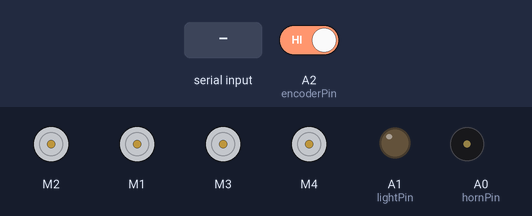
The sketch below on a simulated Arduino Uno, built with avr-gcc and run on an emulated ATmega328P. On the bench: 4 × DC motor (green arrow = forward, orange = backward, longer = faster), output pins drawn as LEDs (lit = HIGH), buzzer (waves = sounding, pin HIGH). Inputs (shaded band) come from the test bench; at power-on: A2 (encoderPin) HIGH.

Above: at 1.2 s.
1.3 s: "90:45:200\n" received over Serial
At 2.3 s:
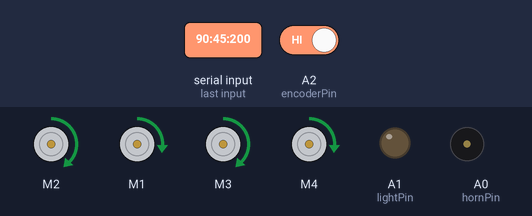
2.8 s: "30:150:10\n" received over Serial
At 3.4 s:
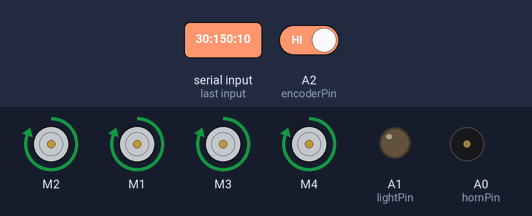
Timing chart, 0 to 5.8 s (numbered marks = the images above; inputs shaded):
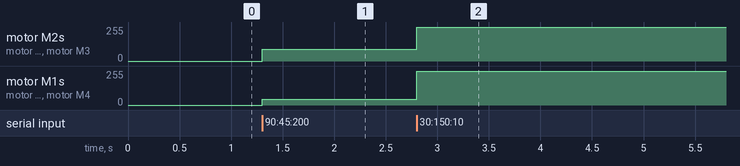

Measured:
- after the input at 1.3 s, motor M2, motor M3: stopped → forward 90/255 at once; motor M1, motor M4: stopped → forward 45/255 at once
- after the input at 2.8 s, motor M2, motor M3: forward 90/255 → forward 255/255 at once; motor M1, motor M4: forward 45/255 → forward 255/255 at once

The sketch:

Serial_Motor_Control_With_PID.ino
```cpp
/*
*  For: VRBot Personal Project
*  Version: 2.0
*  By: Tyler Gragg
*  Start Date: 10/01/2019
*/
#include <string.h>
#include <AFMotor.h>

// Pin inputs
int hornPin = A0;
int lightPin = A1;
int encoderPin = A2;

// Motors
AF_DCMotor FL(2);
AF_DCMotor FR(1);
AF_DCMotor BL(3);
AF_DCMotor BR(4);

// Data from Serial Connection
int leftData = 0;
int rightData = 0;
int hornData = 0;
int lightData = 0;
int rotaryData = 0;
int lastRotaryData = 0; //(Not serial, but used for rotary calculations)

const byte numChars = 32;
char receivedChars[numChars];   // an array to store the received data

boolean newData = false;

//Encoder
const int numReadings = 10;

float readings[numReadings];
float average = 0;
float total = 0;
int readingIndex = 0;

bool curState = 0;
bool prevState = 0;

float timeDiff = 0;
float lastSwitchTime = 0;

float revPerSec = 0;

float timeoutThresh = 300;

// PID
unsigned long currentTime;
double elapsedTime;
unsigned long previousTime;

float error;
float cumError;

float rateError;
float lastError;

float kp = 12;
float ki = 0.007;
float kd = .02;

float output;
float pidControl;

void setup() {
  Serial.begin(115200);

  // Motor Setup
  FL.setSpeed(200);
  FR.setSpeed(200);
  BL.setSpeed(200);
  BR.setSpeed(200);

  FL.run(RELEASE);
  FR.run(RELEASE);
  BL.run(RELEASE);
  BR.run(RELEASE);

  // Horn and Light setup
  pinMode(hornPin, OUTPUT);
  pinMode(lightPin, OUTPUT);

  // Encoder Setup
  pinMode(encoderPin, INPUT);
  digitalWrite(encoderPin, HIGH);

  prevState =  digitalRead(encoderPin);
  lastSwitchTime = millis();
  currentTime = millis();
  previousTime = currentTime;

}

// Turn right motor forword
void rightF() {
  FR.run(FORWARD);
  BR.run(FORWARD);
}

// Turn left motor forword
void leftF() {
  FL.run(FORWARD);
  BL.run(FORWARD);
}

// Turn right motor backword
void rightB() {
  FR.run(BACKWARD);
  BR.run(BACKWARD);
}

// Turn left motor backword
void leftB() {
  FL.run(BACKWARD);
  BL.run(BACKWARD);
}

void stopAll(){
  FL.run(RELEASE);
  FR.run(RELEASE);
  BL.run(RELEASE);
  BR.run(RELEASE);
}

void loadSerialInput(){
    String receivedString(receivedChars);

    leftData = getValue(receivedString, ':', 0).toInt();
    rightData = getValue(receivedString, ':', 1).toInt();
    hornData = getValue(receivedString, ':', 2).toInt();
    lightData = getValue(receivedString, ':', 3).toInt();
    rotaryData = getValue(receivedString, ':', 4).toInt();
}

String getValue(String data, char separator, int index)
{
    int found = 0;
    int strIndex[] = { 0, -1 };
    int maxIndex = data.length() - 1;

    for (int i = 0; i <= maxIndex && found <= index; i++) {
        if (data.charAt(i) == separator || i == maxIndex) {
            found++;
            strIndex[0] = strIndex[1] + 1;
            strIndex[1] = (i == maxIndex) ? i+1 : i;
        }
    }
    return found > index ? data.substring(strIndex[0], strIndex[1]) : "";
}

void recvWithEndMarker() {
    static byte ndx = 0;
    char endMarker = '>';
    char rc;

    while (Serial.available() > 0 && newData == false) {
        rc = Serial.read();

        if (rc != endMarker) {
            receivedChars[ndx] = rc;
            ndx++;
            if (ndx >= numChars) {
                ndx = numChars - 1;
            }
        }
        else {
            receivedChars[ndx] = '\0'; // terminate the string
            ndx = 0;
            newData = true;
        }
    }
}

void serialEvent(){
    static byte ndx = 0;
    char endMarker = '>';
    char rc;

    while (Serial.available() > 0 && newData == false) {
        rc = Serial.read();

        if (rc != endMarker) {
            receivedChars[ndx] = rc;
            ndx++;
            if (ndx >= numChars) {
                ndx = numChars - 1;
            }
        }
        else {
            receivedChars[ndx] = '\0'; // terminate the string
            ndx = 0;
            newData = true;
        }
    }

    if (newData == true) {
        newData = false;
    }
}

void setLeftDirection(){
  if(leftData > 0){
    leftF();
  }
  else{
    leftB();
    leftData = leftData * -1;
  }
}

void setRightDirection(){
  if(rightData > 0){
    rightF();
  }
  else{
    rightB();
    rightData = rightData * -1;
  }
}

void showNewData() {
    if (newData == true) {
        newData = false;
    }
}

void runningEncoderAverage(){
  curState =  digitalRead(encoderPin);

  if (prevState != curState){
    timeDiff = ((float)millis()) - lastSwitchTime;
    lastSwitchTime = (float)millis();
    revPerSec = (1.0/8.0) / (timeDiff / 1000.0);
    readings[readingIndex] = revPerSec;
    total = 0;
    for(int i = 0; i < numReadings; i++){
      total = total + readings[i];
    }
    average = total / numReadings;
    readingIndex++;
    if(readingIndex >= numReadings) readingIndex = 0;
  }

  else if(((float)millis()) - lastSwitchTime > timeoutThresh){
    for(int i = 0; i < numReadings; i++){
      readings[i] = 0.0;
      average = 0.0;
      total = 0.0;
    }
  }

  prevState = curState;
}

void calculatePID(double setPoint) {
    currentTime = millis();
    elapsedTime = (currentTime - previousTime);

    error = setPoint - average;
    cumError += error * elapsedTime;

    rateError = (error - lastError) / elapsedTime;

    output = (kp * error) + (ki * cumError)+ (kd * rateError);

    lastError = error;
    previousTime = currentTime;

    pidControl = output + 10;
    pidControl = constrain(pidControl, 0, 255);
}

void loop() {
  loadSerialInput();

  runningEncoderAverage();

  // First time, reset data in errors
  if(rotaryData == 0 && lastRotaryData != 0){
    currentTime = millis();
    elapsedTime = 0.0;
    previousTime = millis();

    error = 0.0;
    cumError = 0.0;

    rateError = 0.0;
    lastError = 0.0;

    output = 0.0;
    pidControl = 0.0;
  }

  // If we are in normal drive mode
  if(rotaryData == 0){
    setRightDirection();
    setLeftDirection();

    FR.setSpeed(rightData);
    FL.setSpeed(leftData);
    BR.setSpeed(rightData);
    BL.setSpeed(leftData);
  }

  // If we are in speed controlled mode
  else{
    rightF();
    leftF();

    calculatePID(rotaryData);

    FR.setSpeed(pidControl);
    FL.setSpeed(pidControl);
    BR.setSpeed(pidControl);
    BL.setSpeed(pidControl);
  }

  lastRotaryData = rotaryData;


  // Always check these
  if(hornData == 1) digitalWrite(hornPin, HIGH);
  else digitalWrite(hornPin, LOW);
  if(lightData == 1) digitalWrite(lightPin, HIGH);
  else digitalWrite(lightPin, LOW);

}
```
